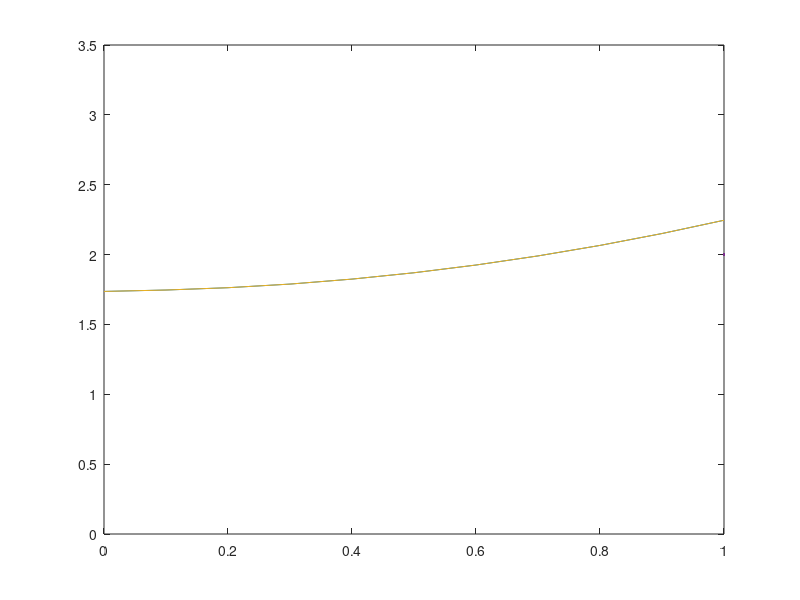

This chart was generated by the following MATLAB code:
% solutoin of the equation (dc/dt) = D*(d^2c/dr^2) + (D/r)*(dc/dr) , 0<r<1
% dc/dx = 0 at x = 0 and dc/dx = k at x = 1;

clear;
clc;
% close all ;

a = 0;
b = 1;
c1 = 0;
c2 = 1;
n = 11;
k = 1;

h = (b-a)/(n-1) ;
dt = 0.004;
r_arr = a:h:b ;

L_c = 1e-6;
D_c = 1e-12;
T_c = (L_c^2)/D_c ;
D = 1;

C = zeros(n, 1);
C_new = zeros(n, 1);

total_iterations = T_c/dt ;


for iter=1:total_iterations
    for i = 1:n
        r = a + (i-1)*h ;
        if i == 1
            C_new(i) = C(i) + D*dt*2*(C(i+1) - C(i))/(h^2) ;
        elseif i == n
            C_new(i) = C(i) + D*dt*2*( h*k - C(i) + C(i-1) )/(h^2) + D*dt*k/r ;
        else
            C_new(i) = C(i) + dt*D*(C(i+1) - 2*C(i) + C(i-1))/(h^2) + dt*D*(C(i+1) - C(i-1))/(2*r*h) ;
        end

         
    end


    C = C_new ;
    plot(r_arr, C, linewidth=2);
    ylim([0, 3.5])
    pause(0.2);

end

hold on;
plot(r_arr, C, linewidth=2);
ylim([0, 3.5])
